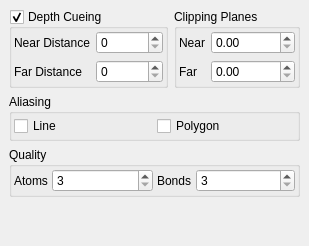
         <widget class="QWidget" name="OpenGLSubTab" >
          <attribute name="title" >
           <string>OpenGL</string>
          </attribute>
          <layout class="QVBoxLayout" >
           <property name="margin" >
            <number>9</number>
           </property>
           <property name="spacing" >
            <number>6</number>
           </property>
           <item>
            <layout class="QHBoxLayout" >
             <property name="margin" >
              <number>0</number>
             </property>
             <property name="spacing" >
              <number>6</number>
             </property>
             <item>
              <widget class="QGroupBox" name="DepthCueGroup" >
               <property name="title" >
                <string>Depth Cueing</string>
               </property>
               <property name="checkable" >
                <bool>true</bool>
               </property>
               <layout class="QHBoxLayout" >
                <property name="margin" >
                 <number>2</number>
                </property>
                <property name="spacing" >
                 <number>4</number>
                </property>
                <item>
                 <layout class="QGridLayout" >
                  <property name="margin" >
                   <number>0</number>
                  </property>
                  <property name="spacing" >
                   <number>6</number>
                  </property>
                  <item row="0" column="0" >
                   <widget class="QLabel" name="label_10" >
                    <property name="text" >
                     <string>Near Distance</string>
                    </property>
                   </widget>
                  </item>
                  <item row="1" column="0" >
                   <widget class="QLabel" name="label_11" >
                    <property name="text" >
                     <string>Far Distance</string>
                    </property>
                   </widget>
                  </item>
                  <item row="0" column="1" >
                   <widget class="QSpinBox" name="NearDepthSpin" >
                    <property name="maximum" >
                     <number>100000000</number>
                    </property>
                   </widget>
                  </item>
                  <item row="1" column="1" >
                   <widget class="QSpinBox" name="FarDepthSpin" >
                    <property name="maximum" >
                     <number>100000000</number>
                    </property>
                   </widget>
                  </item>
                 </layout>
                </item>
               </layout>
              </widget>
             </item>
             <item>
              <widget class="QGroupBox" name="ClipPlaneGroup" >
               <property name="title" >
                <string>Clipping Planes</string>
               </property>
               <property name="checkable" >
                <bool>false</bool>
               </property>
               <layout class="QHBoxLayout" >
                <property name="margin" >
                 <number>2</number>
                </property>
                <property name="spacing" >
                 <number>4</number>
                </property>
                <item>
                 <layout class="QGridLayout" >
                  <property name="margin" >
                   <number>0</number>
                  </property>
                  <property name="spacing" >
                   <number>6</number>
                  </property>
                  <item row="0" column="0" >
                   <widget class="QLabel" name="label_12" >
                    <property name="text" >
                     <string>Near</string>
                    </property>
                   </widget>
                  </item>
                  <item row="1" column="0" >
                   <widget class="QLabel" name="label_13" >
                    <property name="text" >
                     <string>Far</string>
                    </property>
                   </widget>
                  </item>
                  <item row="1" column="1" >
                   <widget class="QDoubleSpinBox" name="FarClipSpin" >
                    <property name="maximum" >
                     <double>100000000.000000000000000</double>
                    </property>
                   </widget>
                  </item>
                  <item row="0" column="1" >
                   <widget class="QDoubleSpinBox" name="NearClipSpin" />
                  </item>
                 </layout>
                </item>
               </layout>
              </widget>
             </item>
            </layout>
           </item>
           <item>
            <widget class="QGroupBox" name="AliasingGroup" >
             <property name="title" >
              <string>Aliasing</string>
             </property>
             <property name="checkable" >
              <bool>false</bool>
             </property>
             <layout class="QHBoxLayout" >
              <property name="margin" >
               <number>2</number>
              </property>
              <property name="spacing" >
               <number>4</number>
              </property>
              <item>
               <widget class="QCheckBox" name="LineAliasingCheck" >
                <property name="text" >
                 <string>Line</string>
                </property>
               </widget>
              </item>
              <item>
               <widget class="QCheckBox" name="PolygonAliasingCheck" >
                <property name="text" >
                 <string>Polygon</string>
                </property>
               </widget>
              </item>
             </layout>
            </widget>
           </item>
           <item>
            <widget class="QGroupBox" name="QualityGroup" >
             <property name="sizePolicy" >
              <sizepolicy>
               <hsizetype>5</hsizetype>
               <vsizetype>1</vsizetype>
               <horstretch>0</horstretch>
               <verstretch>0</verstretch>
              </sizepolicy>
             </property>
             <property name="title" >
              <string>Quality</string>
             </property>
             <layout class="QHBoxLayout" >
              <property name="margin" >
               <number>2</number>
              </property>
              <property name="spacing" >
               <number>4</number>
              </property>
              <item>
               <layout class="QHBoxLayout" >
                <property name="margin" >
                 <number>0</number>
                </property>
                <property name="spacing" >
                 <number>4</number>
                </property>
                <item>
                 <widget class="QLabel" name="label" >
                  <property name="sizePolicy" >
                   <sizepolicy>
                    <hsizetype>1</hsizetype>
                    <vsizetype>1</vsizetype>
                    <horstretch>0</horstretch>
                    <verstretch>0</verstretch>
                   </sizepolicy>
                  </property>
                  <property name="text" >
                   <string>Atoms</string>
                  </property>
                 </widget>
                </item>
                <item>
                 <widget class="QSpinBox" name="AtomQualitySpin" >
                  <property name="sizePolicy" >
                   <sizepolicy>
                    <hsizetype>7</hsizetype>
                    <vsizetype>1</vsizetype>
                    <horstretch>0</horstretch>
                    <verstretch>0</verstretch>
                   </sizepolicy>
                  </property>
                  <property name="minimum" >
                   <number>3</number>
                  </property>
                 </widget>
                </item>
               </layout>
              </item>
              <item>
               <layout class="QHBoxLayout" >
                <property name="margin" >
                 <number>0</number>
                </property>
                <property name="spacing" >
                 <number>4</number>
                </property>
                <item>
                 <widget class="QLabel" name="label_61" >
                  <property name="sizePolicy" >
                   <sizepolicy>
                    <hsizetype>1</hsizetype>
                    <vsizetype>1</vsizetype>
                    <horstretch>0</horstretch>
                    <verstretch>0</verstretch>
                   </sizepolicy>
                  </property>
                  <property name="text" >
                   <string>Bonds</string>
                  </property>
                 </widget>
                </item>
                <item>
                 <widget class="QSpinBox" name="BondQualitySpin" >
                  <property name="sizePolicy" >
                   <sizepolicy>
                    <hsizetype>7</hsizetype>
                    <vsizetype>1</vsizetype>
                    <horstretch>0</horstretch>
                    <verstretch>0</verstretch>
                   </sizepolicy>
                  </property>
                  <property name="minimum" >
                   <number>3</number>
                  </property>
                 </widget>
                </item>
               </layout>
              </item>
             </layout>
            </widget>
           </item>
           <item>
            <spacer>
             <property name="orientation" >
              <enum>Qt::Vertical</enum>
             </property>
             <property name="sizeHint" >
              <size>
               <width>20</width>
               <height>40</height>
              </size>
             </property>
            </spacer>
           </item>
          </layout>
         </widget>
